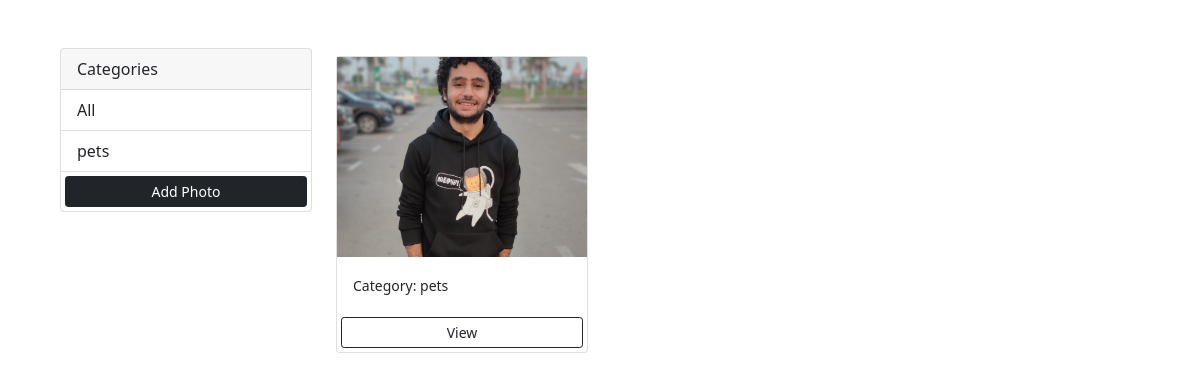
Before: / with the older database file.
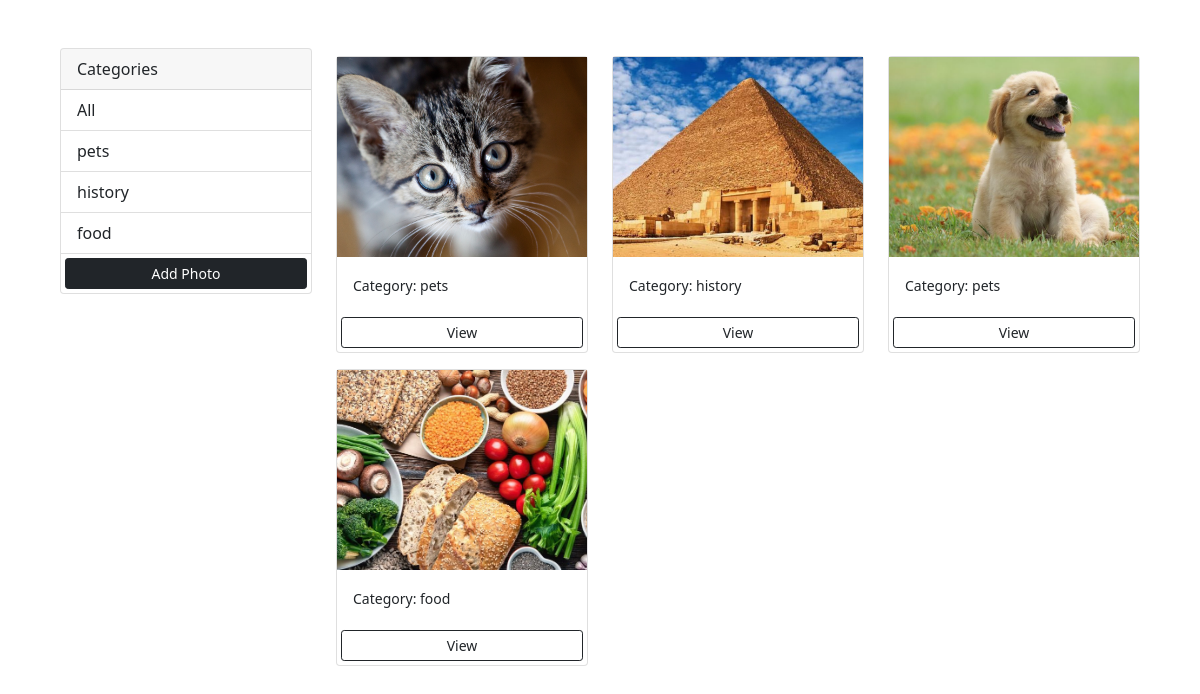
After: the same page with the newer database file.
### photos/models.py (models this page shows, shortened)
class Category(models.Model):
    name = models.CharField(max_length=200, null=False, blank=False)

class photos(models.Model):
    description = models.TextField()
    img = models.ImageField(null=False, blank= False)
    category = models.ForeignKey(Category, on_delete= models.SET_NULL, null= True )

### photos/views.py (the view)
# urls.py: path('', views.gallery, name='gallery'),
def gallery(request):
    categories = Category.objects.all()
    images = photos.objects.all()
    context = {'categories': categories, 'images': images}
    return render(request, 'photos/gallery.html', context)

### photos/templates/photos/gallery.html (shortened to what this page needs)
<!DOCTYPE html>
<html lang="en">
<head>
<link href="https://cdn.jsdelivr.net/npm/bootstrap@5.0.0-beta3/dist/css/bootstrap.min.css" rel="stylesheet">
</head>
<body class="m-5">
    <div class='container'>
        <div class='row'>
            <div class="col-md-3">
                <div class="card">
                    <div class="card-header">
                      Categories
                    </div>
                    <ul class="list-group list-group-flush">
                        <li class="list-group-item">All</li>
                      {% for category  in categories  %}
                      <li class="list-group-item">{{ category.name }}</li>
                      {% endfor %}
                      <a href="{% url 'add' %}" class="btn btn-dark btn-block btn-sm m-1">Add Photo</a>
                    </ul>
                  </div>
            </div>
            <div class="col-md-9">
                <div class="row">
                    {% for image in images %}
                    <div class="col-md-4">
                        <div class="card my-2">
                            <img class="image-thumbail" src="{{image.img.url}}" alt="Card image cap">
                            <div class="card-body">
                                <small>Category: {{image.category.name}}</small>
                            </div>
                            <a href="{% url 'photo' image.id %}" class="btn btn-outline-dark btn-sm m-1">View</a>
                        </div>
                    </div>
                    {% empty %}
                    <h3>No photos...</h3>
                    {% endfor %}
                    </div>
                </div>
            </div>
        </div>
</body>
</html>

### photos/templates/photos/gallery.html (style rules this page uses)
.image-thumbail { height: 200px; object-fit: cover; }

Changed rows visible on the page:
added Category: name "history"
added Category: name "food"
changed photos (number 1 of 4 on the later page): img: a different picture
added photos: img (picture), category.name "history"
added photos: img (picture), category.name "pets"
added photos: img (picture), category.name "food"
